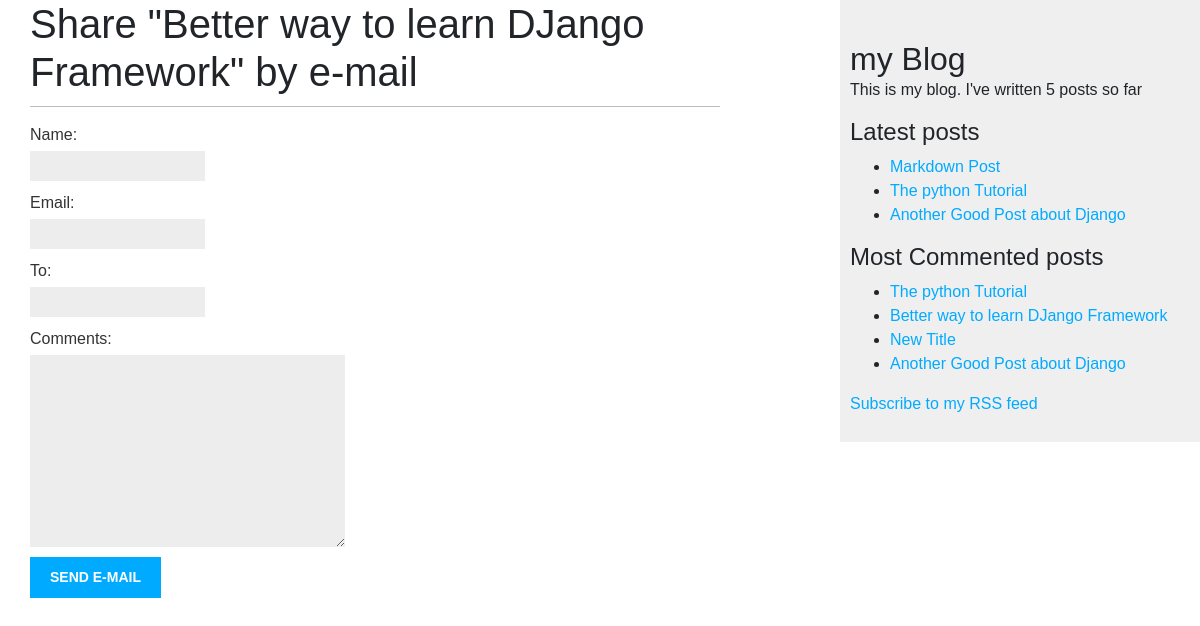
Screenshot of /blog/1/share/ with the database file from the repository.
### blog/models.py (models this page shows, shortened)
class Post(models.Model):
    STATUS_CHOICES = (
        ('draft', 'Draft'),
        ('published', 'Published'),
    )
    title = models.CharField(max_length=250)
    slug = models.SlugField(max_length=250, unique_for_date='publish')
    author = models.ForeignKey(User, on_delete=models.CASCADE, related_name='blog_posts')
    body = models.TextField()
    publish = models.DateTimeField(default=timezone.now)
    created = models.DateTimeField(auto_now_add=True)
    updated = models.DateTimeField(auto_now=True)
    status = models.CharField(max_length=10, choices=STATUS_CHOICES, default='draft')
    tags = TaggableManager() # third party tags
    objects = models.Manager() # default manager
    published = PublishedManager() # custom manager
    class Meta:
        ordering = ('-publish',)
        verbose_name = "Post"
        verbose_name_plural = "Posts"
    def get_absolute_url(self):
        return reverse('blog:post_detail', args=[self.publish.year, self.publish.month,
                                                 self.publish.day, self.slug])

### blog/views.py (the view)
# urls.py: path('<int:post_id>/share/', views.post_share, name='post_share'),
def post_share(request, post_id):
    post = get_object_or_404(Post, id=post_id, status='published')
    sent = False
    if request.method == 'POST':
        form = EmailPostForm(request.POST)
        if form.is_valid():
            cd = form.cleaned_data
            post_url = request.build_absolute_uri(post.get_absolute_url())
            subject = f"{cd['name']} recommends you read {post.title}"
            message = f"Read {post.title} at {post_url}\n\n" \
                      f"{cd['name']}\'s comments: {cd['comments']}"
            send_mail(subject, message, 'admin@myblog.com', [cd['to']])
            sent = True
    else:
        form = EmailPostForm()
    return render(request, 'blog/post/share.html', {'post':post, 'form':form, 'sent':sent})

### blog/forms.py
class EmailPostForm(forms.Form):
    name = forms.CharField(max_length=25)
    email = forms.EmailField()
    to = forms.EmailField()
    comments = forms.CharField(widget=forms.Textarea, required=False)

### blog/models.py (called while the page is built)
    def get_queryset(self):
        return super(PublishedManager, self).get_queryset().filter(status='published')

### blog/templatetags/blog_tags.py (called while the page is built)
@register.simple_tag
def total_posts():
    return Post.published.count()

@register.inclusion_tag('blog/post/latest_posts.html')
def show_latest_posts(count=5):
    latest_posts = Post.published.order_by('-publish')[:count]
    return {'latest_posts': latest_posts}

@register.simple_tag()
def get_most_commented_posts(count=5):
    return Post.published.annotate(total_comments=Count('comments')).order_by('-total_comments')[:count]

### blog/templates/blog/post/share.html (shortened to what this page needs)
{% extends 'blog/base.html' %}
{% block content %}
    {% if sent %}
        <h1>E-mail successfully sent</h1>
        <p>
            "{{post.title}}" was successfully sent to {{ form.cleaned_data.to }} .
        </p>
    {% else %}
        <h1> Share "{{ post.title }}" by e-mail</h1>
        <form method="POST">
            {{form.as_p}}
            <input type="submit" value="Send e-mail">
        </form>
    {% endif %}
{% endblock content %}

### blog/templates/blog/base.html (shortened to what this page needs)
{% load blog_tags %}
{% load static %}
<!DOCTYPE html>
<html lang="en">
<head>
    <link rel="stylesheet" href="https://stackpath.bootstrapcdn.com/bootstrap/4.4.1/css/bootstrap.min.css">
    <link rel="stylesheet" href="{% static 'css/blog.css' %}">
</head>
<body>
    <div id="content">
        {% block content %}
        {% endblock content %}
    </div>
    <div id="sidebar">
        <h2>my Blog</h2>
        <p>This is my blog. I've written {% total_posts %} posts so far</p>
        <h4>Latest posts</h4>
        {% show_latest_posts 3 %}
        <h4>Most Commented posts</h4>
        {% get_most_commented_posts 4 as most_commented_posts %}
        <ul>
            {% for post in most_commented_posts %}
                <li>
                    <a href="{{ post.get_absolute_url }}">{{ post.title }}</a>
                </li>
            {% endfor %}
        </ul>
        <p>
            <a href="{% url 'blog:post_feed' %}">Subscribe to my RSS feed</a>
        </p>
    </div>
</body>
</html>

### blog/templates/blog/post/latest_posts.html
<ul>
    {% for post in latest_posts %}
    <li>
        <a href="{{ post.get_absolute_url }}">{{ post.title }}</a>
    </li>
    {% endfor %}
</ul>

### blog/static/css/blog.css (style rules this page uses)
body { margin:0; padding:0; font-family:helvetica, sans-serif; }
a { color:#00abff; text-decoration:none; }
h1 { font-weight:normal; border-bottom:1px solid #bbb; padding:0 0 10px 0; }
h2 { font-weight:normal; margin:30px 0 0; }
#content { float:left; width:60%; padding:0 0 0 30px; }
#sidebar { float:right; width:30%; padding:10px; background:#efefef; height:100%; }
label { float:left; clear:both; color:#333; margin-bottom:4px; }
input, textarea { clear:both; float:left; margin:0 0 10px; background:#ededed; border:0; padding:6px 10px; font-size:12px; }
input[type=submit] { font-weight:bold; background:#00abff; color:#fff; padding:10px 20px; font-size:14px; text-transform:uppercase; }

### rows the page displays
Post: title "Better way to learn DJango Framework"
Post: title "Markdown Post"
Post: title "The python Tutorial"
Post: title "Another Good Post about Django"
Post: title "New Title"
